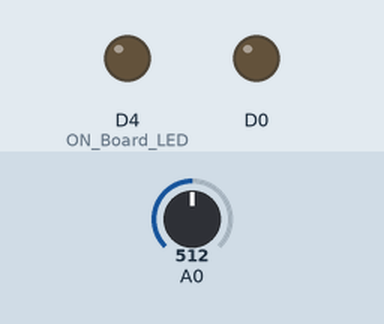
Bench run of a sketch on a simulated ESP8266 (NodeMCU). Parts: output pins drawn as LEDs (lit = HIGH). Inputs (shaded band) come from the test bench; at power-on: A0 = 512. WiFi joins after 1.5 s; servers stay silent unless stated; uploads are accepted with an empty reply; what the sketch prints to the serial monitor is not drawn.

Above: at 0.0 s.
At 1.8 s:
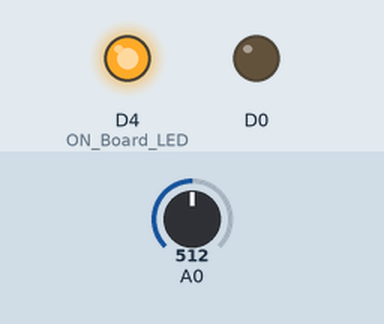
Timing chart, 0 to 3.3 s (numbered marks = the images above):
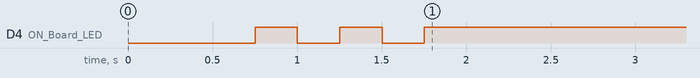

The sketch:

000_senddata.ino
```cpp
#include <ESP8266WiFi.h>
#include <ESP8266HTTPClient.h>
#include <WiFiClient.h>

WiFiClient wifiClient;

#define ON_Board_LED 2

const char* ssid = "G";             // --> wifi name
const char* password = "12345678";  //--> wifi password
int status;

const char *host = "https://domestic-irrigation.000webhostapp.com:80/";
String inString = "";
void setup() {
  Serial.begin(115200);
  delay(500);

  WiFi.mode(WIFI_STA);
  WiFi.begin(ssid, password);
  Serial.println("");

  pinMode(ON_Board_LED, OUTPUT);
  digitalWrite(ON_Board_LED, HIGH);

  pinMode(D0, OUTPUT);
  digitalWrite(D0, LOW);
  Serial.print("Connecting");
  while (WiFi.status() != WL_CONNECTED) {
    Serial.print(".");
    digitalWrite(ON_Board_LED, LOW);
    delay(250);
    digitalWrite(ON_Board_LED, HIGH);
    delay(250);
  }
  digitalWrite(ON_Board_LED, HIGH);
  Serial.println("");
  Serial.print("Successfully connected to : ");
  Serial.println(ssid);
  Serial.print("IP address: ");
  Serial.println(WiFi.localIP());
  Serial.println();
  pinMode(A0, INPUT);
}

void loop() {
  HTTPClient http;
  String GetAddress, LinkGet, getData, LEDStatResultSend;
  int moisture = int(100.00-((analogRead(A0)/1023.00) * 100.00)) ;
  if(moisture<40)
  {
    status = 1;
  }
  else
  {
    status = 0;
  }
  //moisture=45;
  //status=1;
  GetAddress = "SendData.php";
  LinkGet = host + GetAddress;
  getData = "status="+String(status)+"&&moisture="+String(moisture);
  http.begin(wifiClient, LinkGet); //--> Specify request destination
  http.addHeader("Content-Type", "application/x-www-form-urlencoded");
  int httpCodeGet = http.POST(getData);
  String payloadGet = http.getString();
  Serial.print(status);
  Serial.print(",");
  Serial.println(moisture);
  Serial.println(payloadGet);

  Serial.println("----------------Closing Connection----------------");
  http.end();
  Serial.println();
  Serial.println("Please wait 5 seconds for the next connection.");
  Serial.println();
  delay(5000);
}
```
